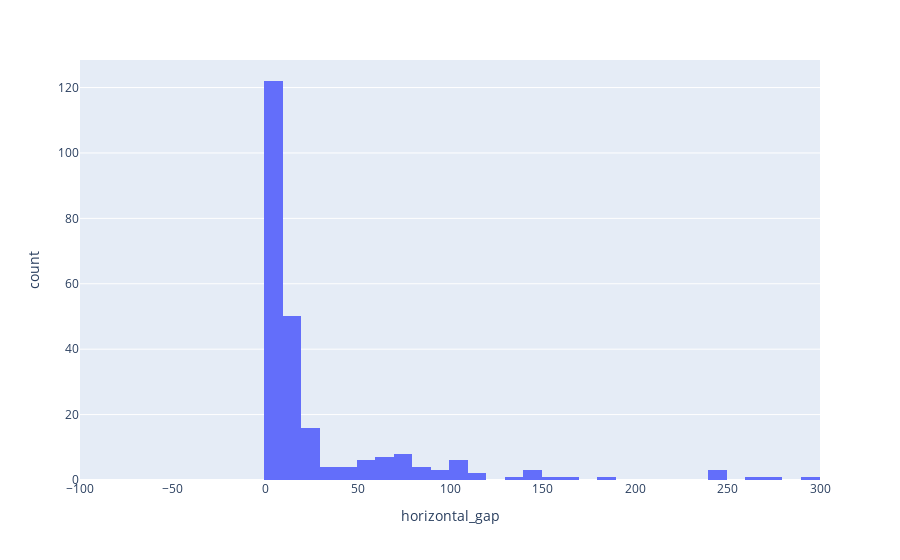

The notebook cell saved with this chart:
### Code cell
px.histogram(data_frame=clean_df, x = 'horizontal_gap', nbins = 750, range_x= (-100,300))

### Figure 1 — Plotly figure (JSON) as saved in the notebook; plotly's stock layout.template omitted (floating-point values rounded to 4 significant figures; data arrays with more than 128 entries replaced by an {"elided": "..."} marker saying what was removed)
{"data": [{"alignmentgroup": "True", "bingroup": "x", "hovertemplate": "horizontal_gap=%{x}<br>count=%{y}<extra></extra>", "legendgroup": "", "marker": {"color": "#636efa", "pattern": {"shape": ""}}, "name": "", "nbinsx": 750, "offsetgroup": "", "orientation": "v", "showlegend": false, "type": "histogram", "x": {"elided": "287 int values"}, "xaxis": "x", "yaxis": "y"}], "layout": {"barmode": "relative", "legend": {"tracegroupgap": 0}, "margin": {"t": 60}, "xaxis": {"anchor": "y", "domain": [0, 1], "range": [-100, 300], "title": {"text": "horizontal_gap"}}, "yaxis": {"anchor": "x", "domain": [0, 1], "title": {"text": "count"}}}}
